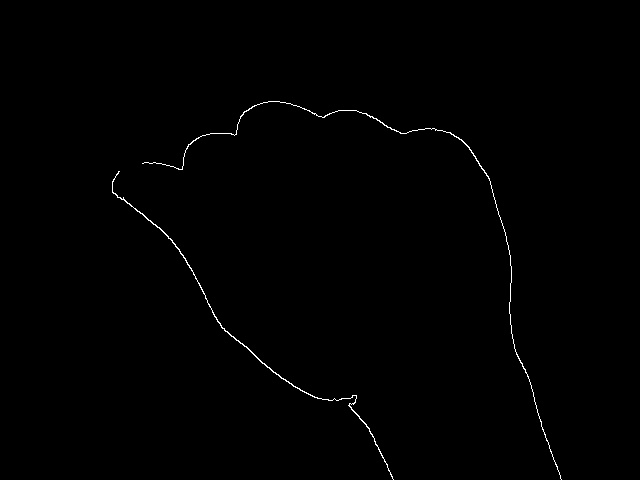
#> input picture P/capture1.jpg, 640 x 480 px, given in place of the camera
$ jupyter execute PravljenjeTestova.ipynb   (shell and % lines are left out)
#> lines starting #> are read from the running program, lines starting #| are printed output that depends on the picture; after the words box and inside, x2 and y2 are one past the last pixel; in counts of white or black regions, pixels touching at a corner belong together
[cell 1]
#import potrebnih biblioteka
import cv2
import collections
import numpy as np
import scipy as sc
import matplotlib.pyplot as plt
from scipy.spatial import distance
#import image_analysis
import threading


# k-means
from sklearn.cluster import KMeans

# keras
from keras.models import Sequential
from keras.layers.core import Dense,Activation
from keras.optimizers import SGD

import matplotlib.pylab as pylab
pylab.rcParams['figure.figsize'] = 16, 12 # za prikaz većih slika i plotova, zakomentarisati ako nije potrebno

[cell 2]
camera = cv2.VideoCapture(0)
brojac = 0
while True:

    (grabbed,frame) = camera.read()
#> frame is the input picture: shape (480, 640, 3); min 0, max 255, mean 1.2


    kernel = cv2.getStructuringElement(cv2.MORPH_ELLIPSE,(1,1))


#sa ivicama

    th1 = cv2.getTrackbarPos('th1','image')
    th2 = cv2.getTrackbarPos('th2','image')
    edges = cv2.Canny(frame,th1,th2)
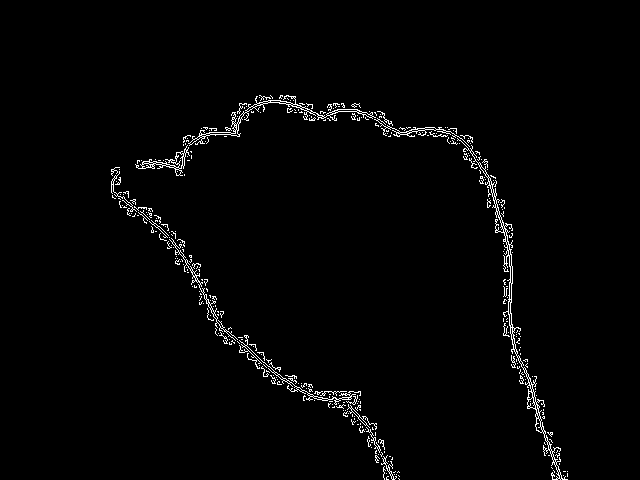
#> edges: shape (480, 640); 1.8% white in thin lines or dots, all inside (x1, y1, x2, y2) = (111, 95, 568, 480)

#   cv2.imshow("image",edges)


    gray = cv2.cvtColor(frame, cv2.COLOR_BGR2GRAY)
    gray = cv2.bilateralFilter(gray, 11, 17, 17)
    edged = cv2.Canny(gray, 40, 150)
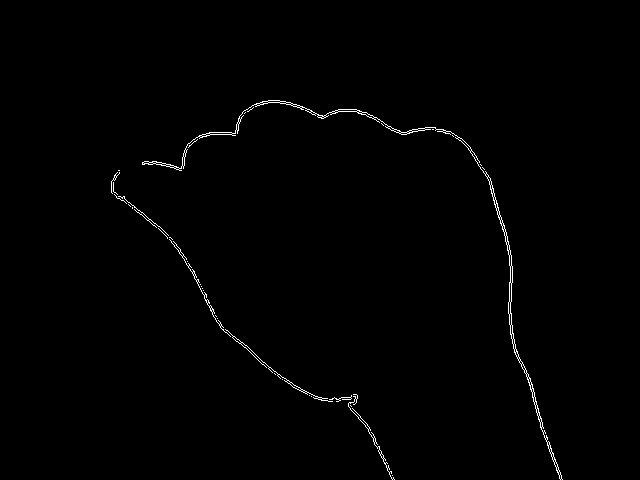
#> edged: shape (480, 640); 0.71% white in thin lines or dots, all inside (x1, y1, x2, y2) = (111, 100, 563, 480)
    edged = cv2.erode(edged,kernel,iterations=2)
    edged = cv2.dilate(edged,kernel,iterations=5)


    brojac=brojac+1
    if cv2.waitKey(1) & 0xFF == ord('c'):
#> (key q is pressed here)
        out = cv2.imwrite('capture.jpg', edged)
        break

    cv2.imshow("i",edged)


    if cv2.waitKey(1) & 0xFF == ord("q"):
#> (key q is pressed here)
        break


camera.release()
cv2.destroyAllWindows()

$ run again, on P/capture2.jpg
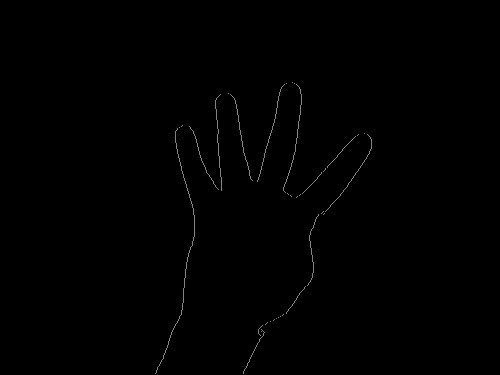
#> input picture P/capture2.jpg, 500 x 375 px, given in place of the camera
#> frame is the input picture: shape (375, 500, 3); min 0, max 136, mean 0.8
#> `edges = cv2.Canny(frame,th1,th2)`:
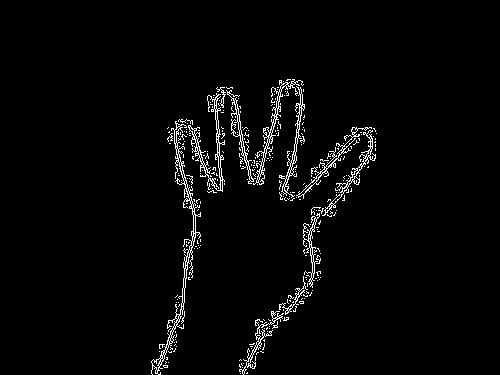
#> edges: shape (375, 500); 2.8% white in thin lines or dots, all inside (x1, y1, x2, y2) = (151, 79, 377, 375)
#> `edged = cv2.Canny(gray, 40, 150)`:
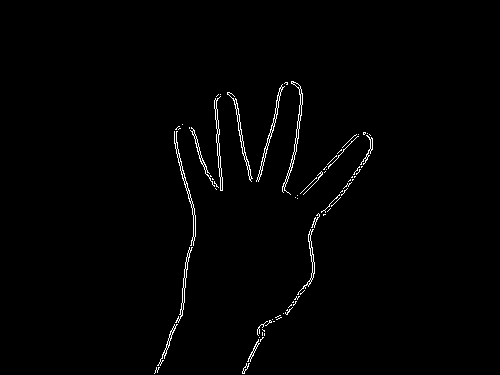
#> edged: shape (375, 500); 1.2% white in thin lines or dots, all inside (x1, y1, x2, y2) = (154, 81, 373, 374)

$ run again, on P/capture4.jpg
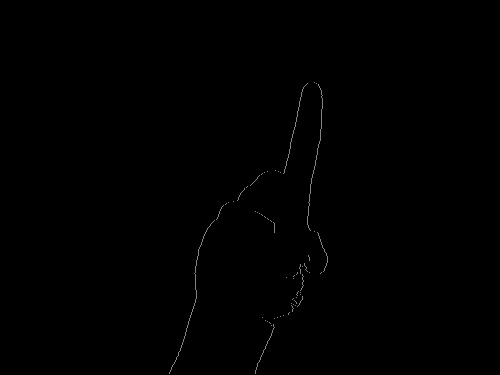
#> input picture P/capture4.jpg, 500 x 375 px, given in place of the camera
#> frame is the input picture: shape (375, 500, 3); min 0, max 136, mean 0.5
#> `edges = cv2.Canny(frame,th1,th2)`:
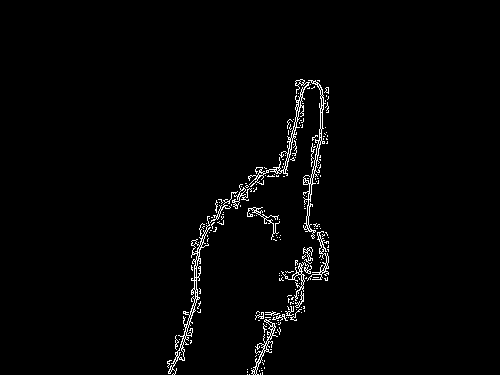
#> edges: shape (375, 500); 1.9% white in thin lines or dots, all inside (x1, y1, x2, y2) = (167, 79, 329, 375)
#> `edged = cv2.Canny(gray, 40, 150)`:
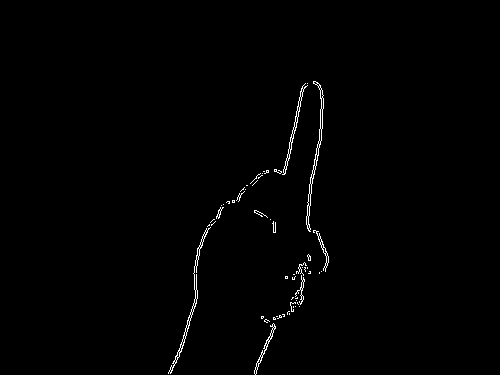
#> edged: shape (375, 500); 0.8% white in thin lines or dots, all inside (x1, y1, x2, y2) = (168, 81, 329, 375)
